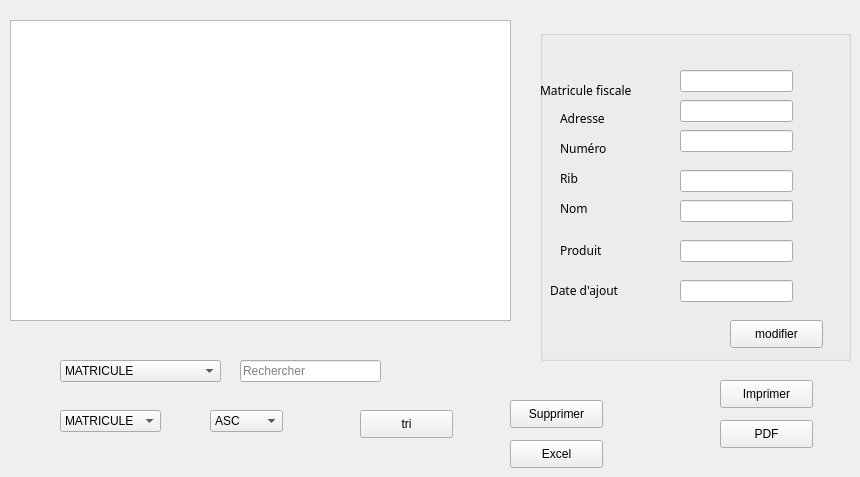
     <widget class="QWidget" name="tab_3">
      <attribute name="title">
       <string>Afficher Fournisseur</string>
      </attribute>
      <widget class="QTableView" name="tabfournisseur">
       <property name="geometry">
        <rect>
         <x>10</x>
         <y>20</y>
         <width>501</width>
         <height>301</height>
        </rect>
       </property>
      </widget>
      <widget class="QGroupBox" name="groupBox_3">
       <property name="geometry">
        <rect>
         <x>540</x>
         <y>30</y>
         <width>311</width>
         <height>331</height>
        </rect>
       </property>
       <property name="title">
        <string/>
       </property>
       <widget class="QLabel" name="label_16">
        <property name="geometry">
         <rect>
          <x>40</x>
          <y>60</y>
          <width>56</width>
          <height>16</height>
         </rect>
        </property>
        <property name="text">
         <string/>
        </property>
       </widget>
       <widget class="QLabel" name="label_17">
        <property name="geometry">
         <rect>
          <x>0</x>
          <y>50</y>
          <width>121</width>
          <height>20</height>
         </rect>
        </property>
        <property name="font">
         <font>
          <family>Rockwell Extra Bold</family>
         </font>
        </property>
        <property name="text">
         <string>Matricule fiscale</string>
        </property>
       </widget>
       <widget class="QLabel" name="label_18">
        <property name="geometry">
         <rect>
          <x>20</x>
          <y>210</y>
          <width>71</width>
          <height>20</height>
         </rect>
        </property>
        <property name="font">
         <font>
          <family>Rockwell Extra Bold</family>
         </font>
        </property>
        <property name="text">
         <string>Produit</string>
        </property>
       </widget>
       <widget class="QLabel" name="label_19">
        <property name="geometry">
         <rect>
          <x>20</x>
          <y>170</y>
          <width>71</width>
          <height>16</height>
         </rect>
        </property>
        <property name="font">
         <font>
          <family>Rockwell Extra Bold</family>
         </font>
        </property>
        <property name="text">
         <string>Nom</string>
        </property>
       </widget>
       <widget class="QLineEdit" name="le_nom_2">
        <property name="geometry">
         <rect>
          <x>140</x>
          <y>170</y>
          <width>113</width>
          <height>22</height>
         </rect>
        </property>
        <property name="readOnly">
         <bool>false</bool>
        </property>
       </widget>
       <widget class="QLabel" name="label_20">
        <property name="geometry">
         <rect>
          <x>20</x>
          <y>80</y>
          <width>71</width>
          <height>16</height>
         </rect>
        </property>
        <property name="font">
         <font>
          <family>Rockwell Extra Bold</family>
         </font>
        </property>
        <property name="text">
         <string>Adresse</string>
        </property>
       </widget>
       <widget class="QLineEdit" name="le_adresse_2">
        <property name="geometry">
         <rect>
          <x>140</x>
          <y>70</y>
          <width>113</width>
          <height>22</height>
         </rect>
        </property>
        <property name="readOnly">
         <bool>false</bool>
        </property>
       </widget>
       <widget class="QLabel" name="label_21">
        <property name="geometry">
         <rect>
          <x>20</x>
          <y>110</y>
          <width>71</width>
          <height>16</height>
         </rect>
        </property>
        <property name="font">
         <font>
          <family>Rockwell Extra Bold</family>
         </font>
        </property>
        <property name="text">
         <string>Numéro</string>
        </property>
       </widget>
       <widget class="QLineEdit" name="le_numero_2">
        <property name="geometry">
         <rect>
          <x>140</x>
          <y>100</y>
          <width>113</width>
          <height>22</height>
         </rect>
        </property>
        <property name="readOnly">
         <bool>false</bool>
        </property>
       </widget>
       <widget class="QLabel" name="label_22">
        <property name="geometry">
         <rect>
          <x>20</x>
          <y>140</y>
          <width>71</width>
          <height>16</height>
         </rect>
        </property>
        <property name="font">
         <font>
          <family>Rockwell Extra Bold</family>
         </font>
        </property>
        <property name="text">
         <string>Rib</string>
        </property>
       </widget>
       <widget class="QLabel" name="label_31">
        <property name="geometry">
         <rect>
          <x>10</x>
          <y>250</y>
          <width>101</width>
          <height>20</height>
         </rect>
        </property>
        <property name="font">
         <font>
          <family>Rockwell Extra Bold</family>
         </font>
        </property>
        <property name="text">
         <string>Date d'ajout</string>
        </property>
       </widget>
       <widget class="QLineEdit" name="le_rib_2">
        <property name="geometry">
         <rect>
          <x>140</x>
          <y>140</y>
          <width>113</width>
          <height>22</height>
         </rect>
        </property>
        <property name="readOnly">
         <bool>false</bool>
        </property>
       </widget>
       <widget class="QPushButton" name="pb_modifier_2">
        <property name="geometry">
         <rect>
          <x>190</x>
          <y>290</y>
          <width>93</width>
          <height>28</height>
         </rect>
        </property>
        <property name="text">
         <string>modifier</string>
        </property>
       </widget>
       <widget class="QLineEdit" name="le_date_2">
        <property name="geometry">
         <rect>
          <x>140</x>
          <y>250</y>
          <width>113</width>
          <height>22</height>
         </rect>
        </property>
        <property name="readOnly">
         <bool>false</bool>
        </property>
       </widget>
       <widget class="QLineEdit" name="le_matricule_2">
        <property name="geometry">
         <rect>
          <x>140</x>
          <y>40</y>
          <width>113</width>
          <height>22</height>
         </rect>
        </property>
        <property name="readOnly">
         <bool>false</bool>
        </property>
       </widget>
       <widget class="QLineEdit" name="le_produit_2">
        <property name="geometry">
         <rect>
          <x>140</x>
          <y>210</y>
          <width>113</width>
          <height>22</height>
         </rect>
        </property>
        <property name="readOnly">
         <bool>false</bool>
        </property>
       </widget>
      </widget>
      <widget class="QComboBox" name="cb_recherche">
       <property name="geometry">
        <rect>
         <x>60</x>
         <y>360</y>
         <width>161</width>
         <height>22</height>
        </rect>
       </property>
       <item>
        <property name="text">
         <string>MATRICULE</string>
        </property>
       </item>
       <item>
        <property name="text">
         <string>ADRESSE</string>
        </property>
       </item>
       <item>
        <property name="text">
         <string>NUMERO</string>
        </property>
       </item>
       <item>
        <property name="text">
         <string>RIB</string>
        </property>
       </item>
       <item>
        <property name="text">
         <string>NOM</string>
        </property>
       </item>
       <item>
        <property name="text">
         <string>PRODUIT</string>
        </property>
       </item>
       <item>
        <property name="text">
         <string>DATE_AJOUT</string>
        </property>
       </item>
      </widget>
      <widget class="QLineEdit" name="le_recherche">
       <property name="geometry">
        <rect>
         <x>240</x>
         <y>360</y>
         <width>141</width>
         <height>22</height>
        </rect>
       </property>
       <property name="placeholderText">
        <string>Rechercher</string>
       </property>
      </widget>
      <widget class="QPushButton" name="pb_supprimer">
       <property name="geometry">
        <rect>
         <x>510</x>
         <y>400</y>
         <width>93</width>
         <height>28</height>
        </rect>
       </property>
       <property name="text">
        <string>Supprimer</string>
       </property>
      </widget>
      <widget class="QComboBox" name="colone_tri_1">
       <property name="geometry">
        <rect>
         <x>60</x>
         <y>410</y>
         <width>101</width>
         <height>22</height>
        </rect>
       </property>
       <item>
        <property name="text">
         <string>MATRICULE</string>
        </property>
       </item>
       <item>
        <property name="text">
         <string>ADRESSE</string>
        </property>
       </item>
       <item>
        <property name="text">
         <string>NUMERO</string>
        </property>
       </item>
       <item>
        <property name="text">
         <string>RIB</string>
        </property>
       </item>
       <item>
        <property name="text">
         <string>NOM</string>
        </property>
       </item>
       <item>
        <property name="text">
         <string>PRODUIT</string>
        </property>
       </item>
       <item>
        <property name="text">
         <string>DATE_AJOUT</string>
        </property>
       </item>
      </widget>
      <widget class="QComboBox" name="ordre_tri_2">
       <property name="geometry">
        <rect>
         <x>210</x>
         <y>410</y>
         <width>73</width>
         <height>22</height>
        </rect>
       </property>
       <item>
        <property name="text">
         <string>ASC</string>
        </property>
       </item>
       <item>
        <property name="text">
         <string>DESC</string>
        </property>
       </item>
      </widget>
      <widget class="QPushButton" name="tri_fournisseur">
       <property name="geometry">
        <rect>
         <x>360</x>
         <y>410</y>
         <width>93</width>
         <height>28</height>
        </rect>
       </property>
       <property name="text">
        <string>tri</string>
       </property>
      </widget>
      <widget class="QPushButton" name="imprimer_fournisseur">
       <property name="geometry">
        <rect>
         <x>720</x>
         <y>380</y>
         <width>93</width>
         <height>28</height>
        </rect>
       </property>
       <property name="text">
        <string>Imprimer</string>
       </property>
      </widget>
      <widget class="QPushButton" name="pdf">
       <property name="geometry">
        <rect>
         <x>720</x>
         <y>420</y>
         <width>93</width>
         <height>28</height>
        </rect>
       </property>
       <property name="text">
        <string>PDF</string>
       </property>
      </widget>
      <widget class="QPushButton" name="Excel">
       <property name="geometry">
        <rect>
         <x>510</x>
         <y>440</y>
         <width>93</width>
         <height>28</height>
        </rect>
       </property>
       <property name="text">
        <string>Excel</string>
       </property>
      </widget>
     </widget>
